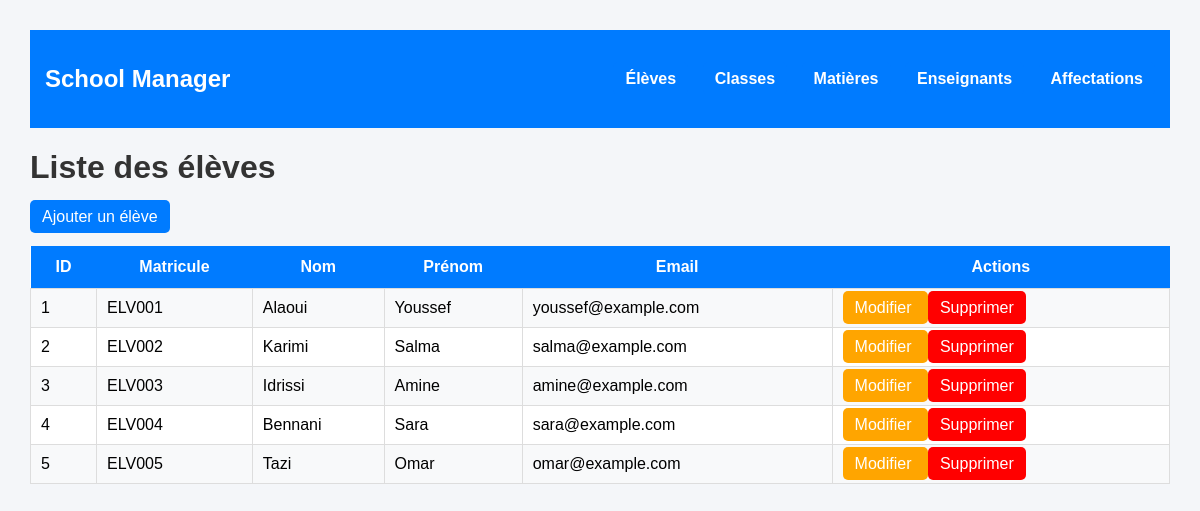
Screenshot of /pages/eleves/index.php with the database file from the repository.
### tables this page shows
CREATE TABLE `eleve` (
  `id_eleve` int(11) NOT NULL,
  `matricule` varchar(20) NOT NULL,
  `nom` varchar(50) NOT NULL,
  `prenom` varchar(50) NOT NULL,
  `date_naissance` date DEFAULT NULL,
  `sexe` enum('M','F') DEFAULT NULL,
  `adresse` varchar(255) DEFAULT NULL,
  `telephone` varchar(20) DEFAULT NULL,
  `email` varchar(100) DEFAULT NULL
);

### pages/eleves/index.php (the view, shortened to what this page needs)
<?php
require_once "../../config/database.php";
$sql = "SELECT * FROM eleve";
$stmt = $pdo->query($sql);
$eleves = $stmt->fetchAll(PDO::FETCH_ASSOC);
?>
<!DOCTYPE html>
<html lang="fr">
<head>
    <link rel="stylesheet" href="../../assets/css/style.css">
</head>
<body>
<?php include "../../navbar.php"; ?>
<h1>Liste des élèves</h1>
<a href="create.php">Ajouter un élève</a>
<table>
    <tr>
        <th>ID</th>
        <th>Matricule</th>
        <th>Nom</th>
        <th>Prénom</th>
        <th>Email</th>
        <th>Actions</th>
    </tr>
    <?php foreach ($eleves as $eleve): ?>
    <tr>
        <td><?= htmlspecialchars($eleve['id_eleve']) ?></td>
        <td><?= htmlspecialchars($eleve['matricule']) ?></td>
        <td><?= htmlspecialchars($eleve['nom']) ?></td>
        <td><?= htmlspecialchars($eleve['prenom']) ?></td>
        <td><?= htmlspecialchars($eleve['email']) ?></td>
        <td>
            <a class="edit-btn"
               href="edit.php?id=<?= $eleve['id_eleve'] ?>">
               Modifier
            </a>
            <a class="delete-btn"
               href="delete.php?id=<?= $eleve['id_eleve'] ?>"
               onclick="return confirm('Voulez-vous vraiment supprimer cet élève ?')">
               Supprimer
            </a>
        </td>
    </tr>
    <?php endforeach; ?>
</table>
</body>
</html>

### assets/css/style.css (style rules this page uses)
body { font-family: Arial, sans-serif; background-color: #f4f6f9; margin: 30px; }
h1 { color: #333; }
a { text-decoration: none; color: white; background-color: #007bff; padding: 8px 12px; border-radius: 5px; }
table { width: 100%; border-collapse: collapse; background-color: white; margin-top: 20px; }
table th { background-color: #007bff; color: white; padding: 12px; }
table td { padding: 10px; border: 1px solid #ddd; }
tr:nth-child(even) { background-color: #f8f9fa; }
.edit-btn { background-color: orange; }
.delete-btn { background-color: red; }

### rows the page displays
eleve: id_eleve "1", matricule "ELV001", nom "Alaoui", prenom "Youssef", email "youssef@example.com"
eleve: id_eleve "2", matricule "ELV002", nom "Karimi", prenom "Salma", email "salma@example.com"
eleve: id_eleve "3", matricule "ELV003", nom "Idrissi", prenom "Amine", email "amine@example.com"
eleve: id_eleve "4", matricule "ELV004", nom "Bennani", prenom "Sara", email "sara@example.com"
eleve: id_eleve "5", matricule "ELV005", nom "Tazi", prenom "Omar", email "omar@example.com"
